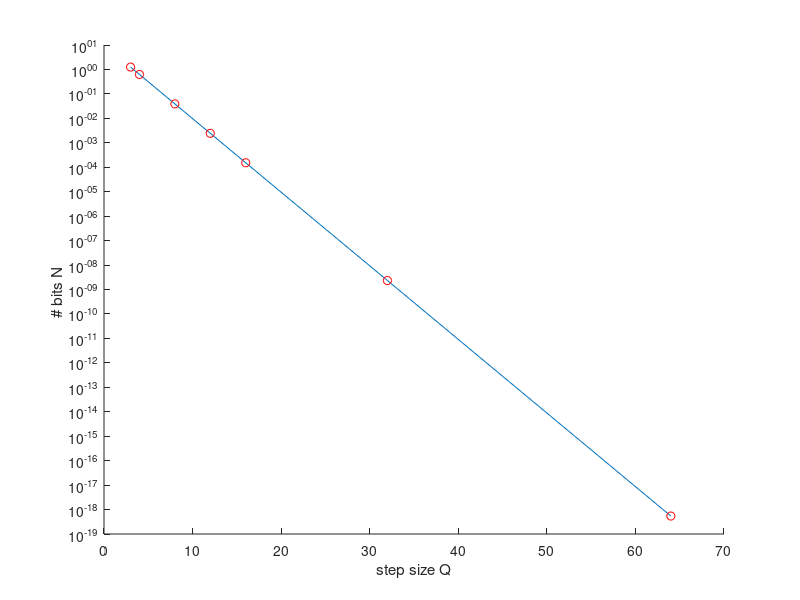

This chart was generated by the following MATLAB code:
clear 
close

n = [3 4 8 12 16 32 64];
step = 10 ./ 2.^n;
error = 0.5 .* step;

%%Plots with dots and 90% line
% Enter x and y axis values here
run = n;
rise = step;

%% Enter axis labels to use, comment out otherwise
xstring = 'step size Q';
ystring = '# bits N ';
%Set the percent mark of y-axis "response time"
% else comment out
%percent_fit = 100;

% Calculate axis ranges
dim_offset = 0.15;
drun = abs(max(run) - min(run));
drise = abs(max(rise)-min(rise));
%drise = drun;
dims = [min(run)-drun*dim_offset ...
        max(run)+drun*dim_offset ...
        min(rise)-drise*dim_offset ...
        max(rise)+drise*dim_offset];


%subplot(2,1,1);
hold on
%t = stairs(run, rise);
t = plot(run, rise);
p = plot(run, rise,'or');
set(gca,'YScale','log');


%axis(dims );
if(exist('xstring') & exist('ystring'))
    xlabel(xstring );
    ylabel(ystring );
end

% Calculate and plot percent fit line, if required
if(exist('percent_fit'))
    m = (max(rise) - min(rise))* percent_fit/100 + min(rise);

    y = ones([1,length(run)])*m;
     l = plot(run,y,'g');

    px = drun*.75 + min(run);
    py = drise*.25 + min(rise);
    rtext = strcat(num2str(percent_fit),'% response ', ' ');
    text(px,py,rtext,'Color','g');
end

%legend('stair graph', 'decision points' ,'Location','SouthWest');

